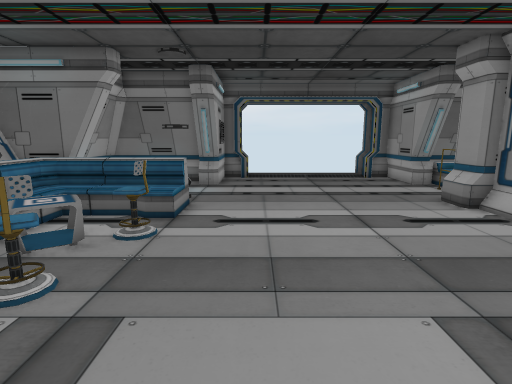
View 1 (above)

22 first-person views from a walk through a scene from a Unity 3-D project. The camera is 1.2 m above the floor, tilts 10° down and sees 80° across. The floor is counted in squares, 0.5 m on a side. Each view is taken from the middle of a square. On the plan, view 1 faces up. The plan holds only what a view shows up to about 19 squares ahead; the rest is blank. The player is left out. Door leaves are left out, so doorways stand open.

View 2
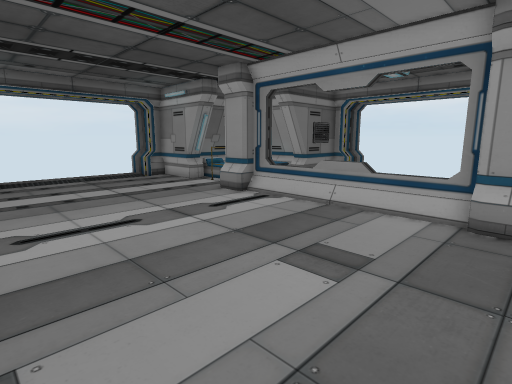

View 3
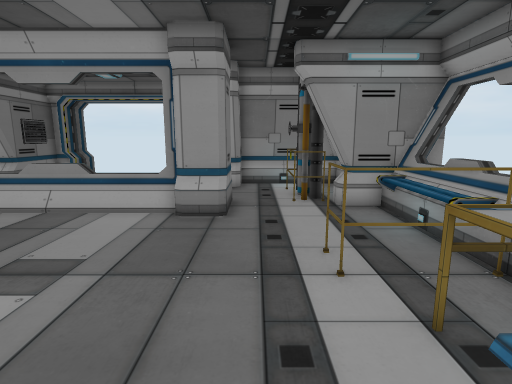

View 4
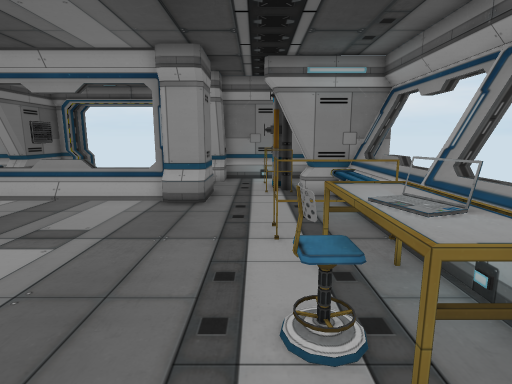

View 5
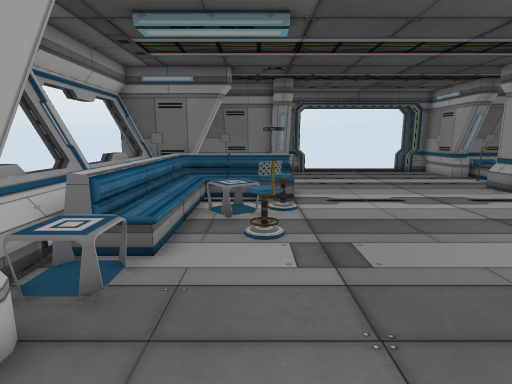

View 6
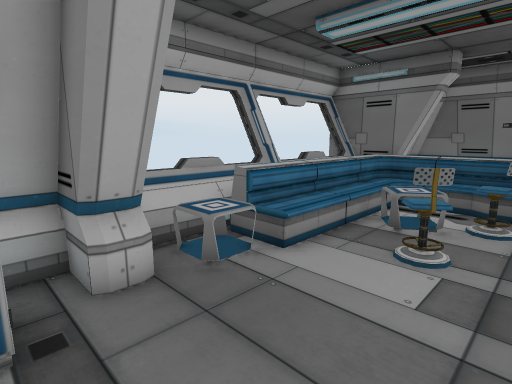

View 7
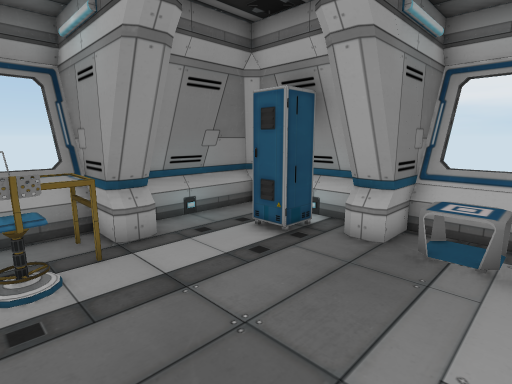

View 8
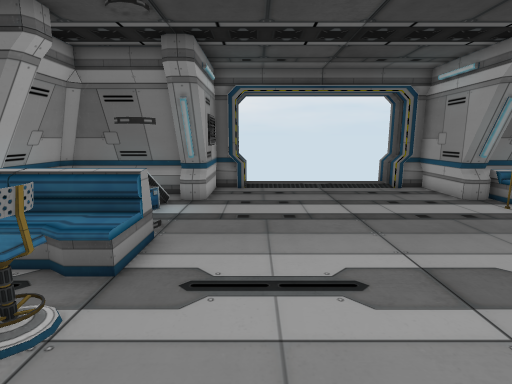

View 9
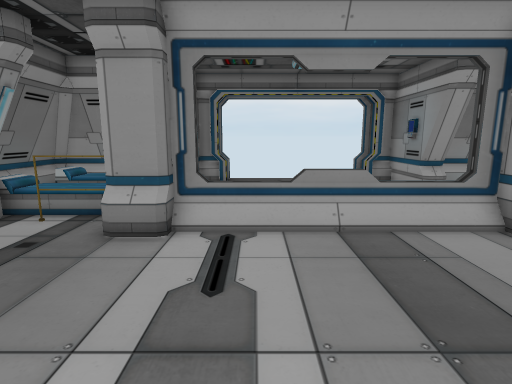

View 10
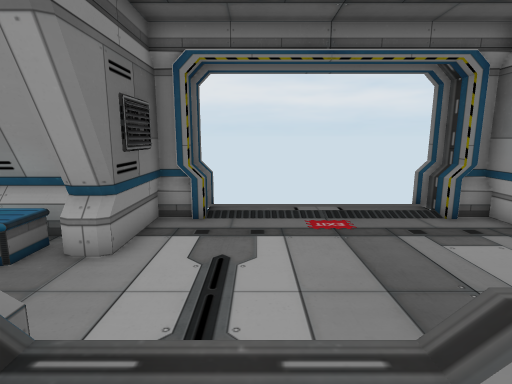

View 11
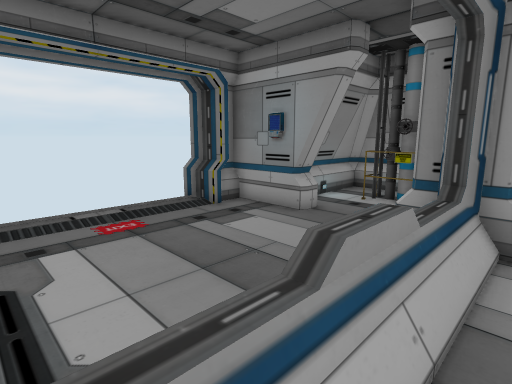

View 12
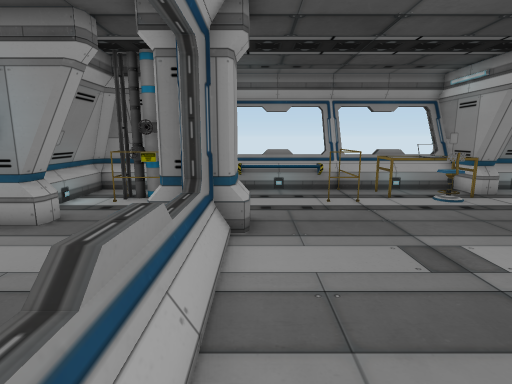

View 13
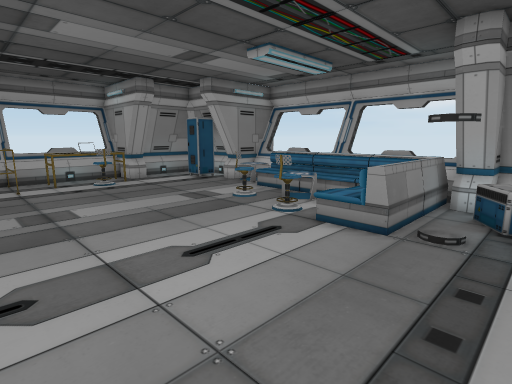

View 14
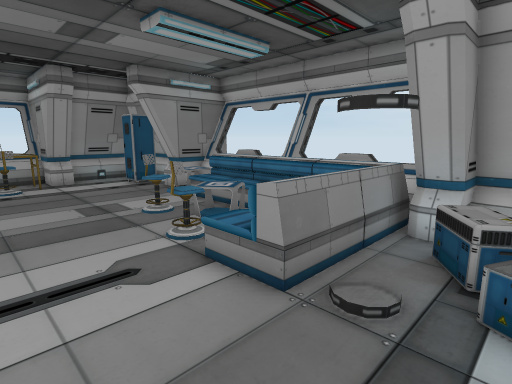

View 15
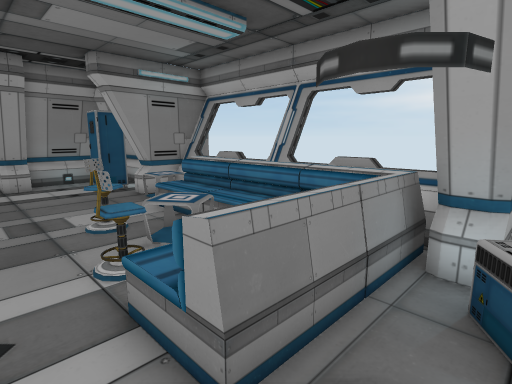

View 16
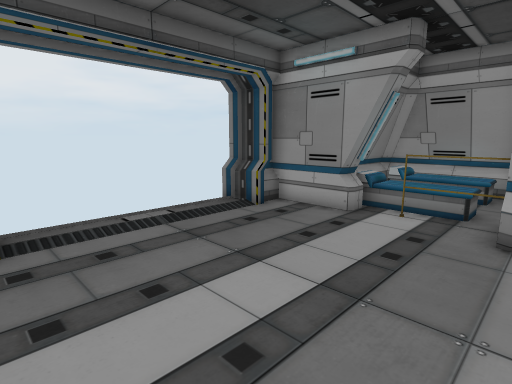

View 17
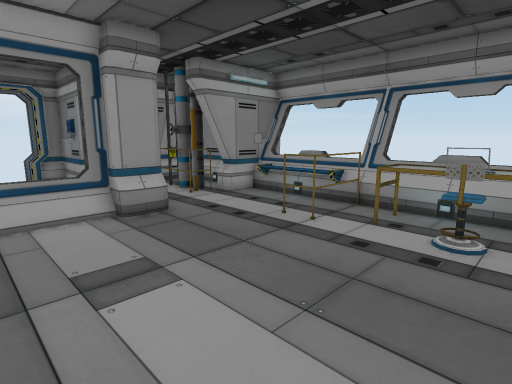

View 18
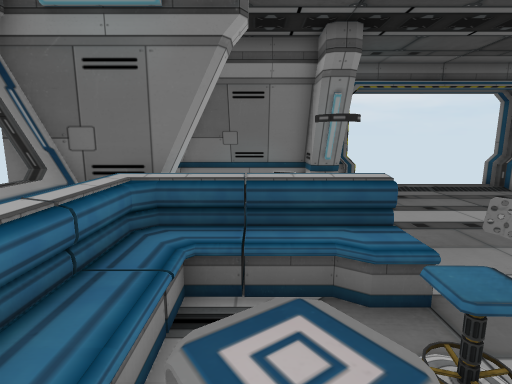

View 19
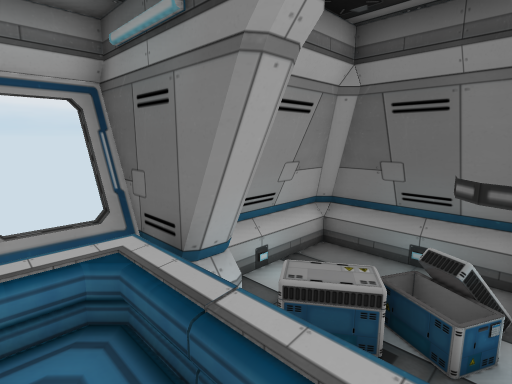

View 20
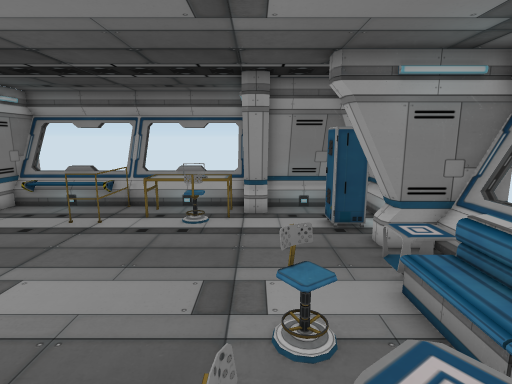

View 21
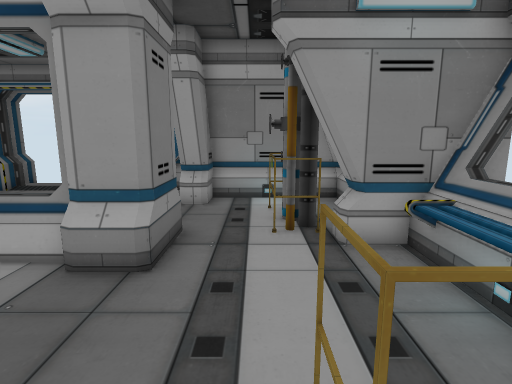

View 22
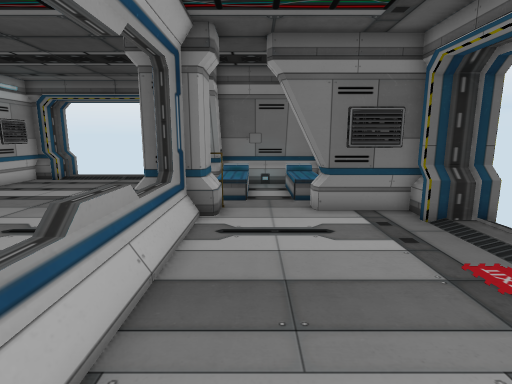

### Floor plan
Key: @ floor where view 1 was taken; # wall or solid block; . main floor; : floor 0.25 m higher than the main floor; + floor 0.5 m higher than the main floor; * floor 0.75 m higher than the main floor; / step, stairs or slope; D open door; = window, fence, low wall or low ledge; ^ raised ledge; O other object.
Columns run from 10 left of view 1 to 18 right of it. Each row starts with its distance up from view 1.
 21                  #
 20          DDDDDDDDD
 19        ####......###
 18       ##O.........O##
 17      ###O.........O#####
 16    ####OO.........O##O##
 15    #  OOO.........O# ..#
 14  ### .O............O ..##
 13 O### O #...........OO..##
 12 O##OO.##..........OO..OO##
 11 ^####*#==........OOOO.OO####
 10 ^^//++++..........##......#D#
  9 ^^//////..........==......#D
  8 ^^///..O..........==.......D
  7 ^^/////O..........==.......D
  6 ^=/////...........==.......D
  5 ^^///.O...........==.......D
  4 ^^///.O...........==.......D
  3 ^^./:.............== ......D
  2 #^.+..............##  ....=D#
  1 ###/.............OOOO.OO#OO##
  0  ##OO.....@......OOOO.OO##
 -1   #OO.................. ##
 -2   #OO.........O.....=#=##
 -3   #OO..OOOOO.OO....O####
 -4   #####OOOOOOO.....OO##
 -5      ###OOOO#O^^^^=###
 -6       ###^^^^#^^^^=#
 -7        ##^##^###^###

Where each view was taken, in squares from view 1:
view 1: 0 up, 0 right, facing up
view 2: 0 up, 2 left, facing up-right
view 3: 1 down, 2 left, facing right
view 4: 2 down, 4 left, facing right
view 5: 3 down, 4 left, facing up
view 6: 2 down, 2 left, facing up-left
view 7: 3 up, 0 right, facing down-left
view 8: 4 up, 0 right, facing up
view 9: 8 up, 0 right, facing right
view 10: 8 up, 7 right, facing right
view 11: 9 up, 7 right, facing down-right
view 12: 9 up, 7 right, facing down
view 13: 14 up, 5 right, facing down-left
view 14: 14 up, 1 right, facing down-left
view 15: 13 up, 1 left, facing down-left
view 16: 11 up, 1 left, facing up-right
view 17: 5 up, 2 left, facing down-right
view 18: 5 up, 5 left, facing up
view 19: 9 up, 3 left, facing up-left
view 20: 9 up, 3 left, facing down
view 21: 2 down, 2 right, facing right
view 22: 1 up, 11 right, facing up
